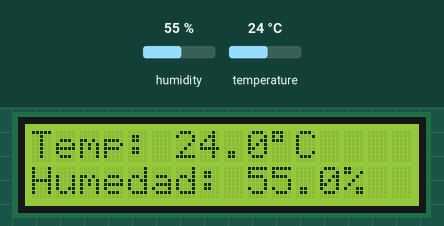
Simulated run of this sketch. Board: Arduino Uno, built with avr-gcc and run on an emulated ATmega328P. Shown: 16×2 character LCD. The inputs (shaded band) are chosen by the test bench; at power-on: humidity 55 %, temperature 24 °C.

Above: at 2.7 s.
2.8 s: humidity set to 22 %
At 4.3 s:
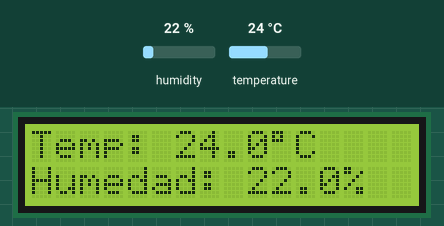
5.5 s: temperature set to 12 °C
At 6.1 s:
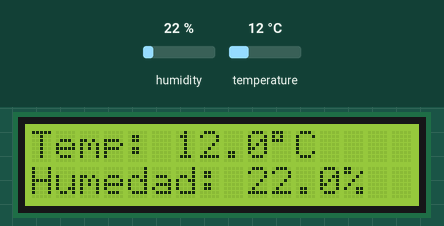
8.2 s: humidity set to 40 %
At 9.9 s:
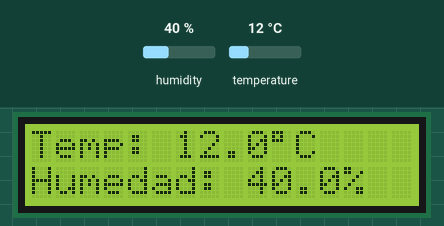
11.1 s: temperature set to 19 °C
At 13.0 s:
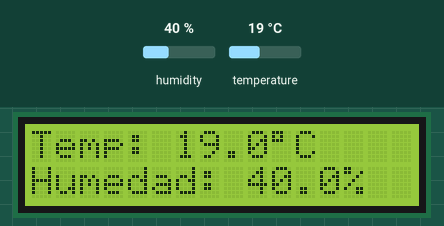
Timing chart, 0 to 14.5 s (numbered marks = the images above; inputs shaded):
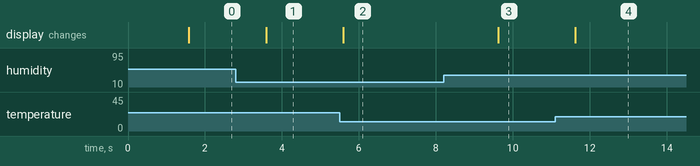

Measured:
- after the input at 2.8 s, the display: changes after 0.79 s (image 1)
- after the input at 5.5 s, the display: changes after 0.10 s (image 2)
- after the input at 8.2 s, the display: changes after 1.4 s (image 3)
- after the input at 11.1 s, the display: changes after 0.53 s (image 4)

The sketch:

Pantalla_LSD_ESP32_Sola.ino
```cpp
#include <LiquidCrystal.h>
#include <DHT.h>

#define DHTPIN 7 // Pin de datos del DHT22
#define DHTTYPE DHT22 // Tipo de sensor

DHT dht(DHTPIN, DHTTYPE);
LiquidCrystal lcd(12, 11, 5, 4, 3, 2);

void setup() {
  lcd.begin(16, 2);
  dht.begin();

  lcd.clear();
  lcd.print("Iniciando...");
  delay(1500);
  lcd.clear();
}

void loop() {
  float h = dht.readHumidity();
  float t = dht.readTemperature();

  // Si hay error de lectura
  if (isnan(h) || isnan(t)) {
    lcd.setCursor(0, 0);
    lcd.print("Error sensor DHT22");
    lcd.setCursor(0, 1);
    lcd.print("Revisar conexiones");
    delay(2000);
    return;
  }

  // Mostrar temperatura
  lcd.setCursor(0, 0);
  lcd.print("Temp: ");
  lcd.print(t, 1);
  lcd.print((char)223); // símbolo de grados °
  lcd.print("C ");

  // Mostrar humedad
  lcd.setCursor(0, 1);
  lcd.print("Humedad: ");
  lcd.print(h, 1);
  lcd.print("% ");

  delay(2000); // Actualiza cada 2 segundos
}
```
